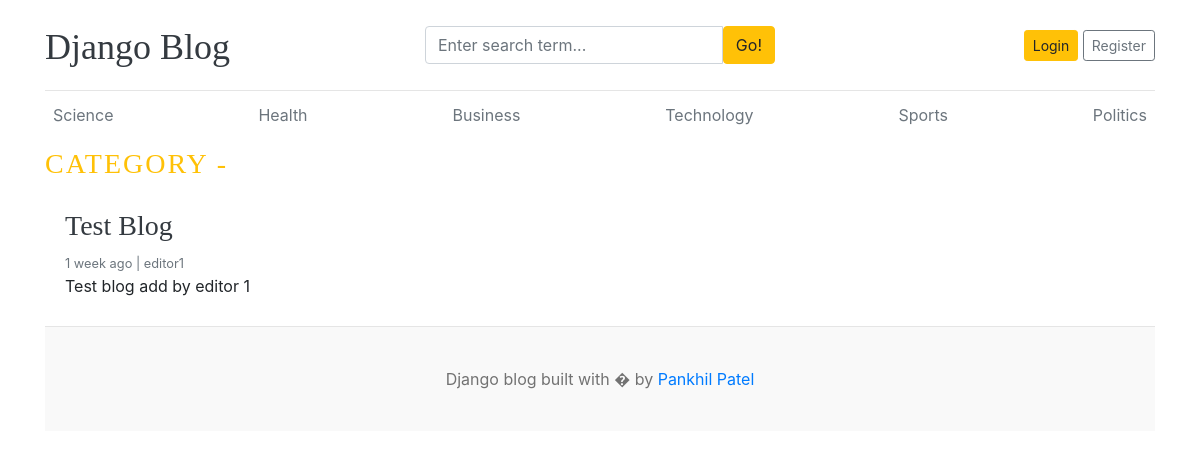
/category/4/, run on an earlier commit of the app's database.
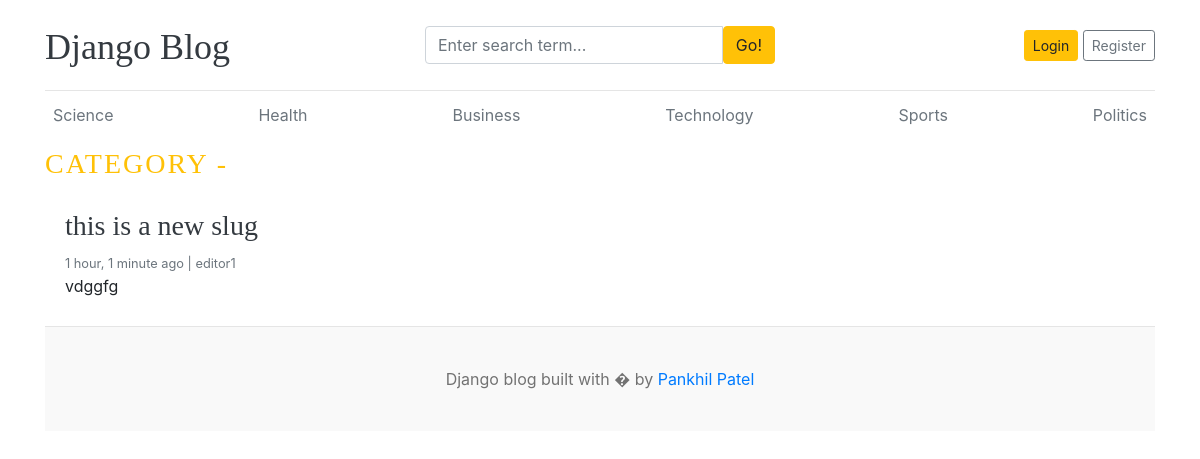
And on a later commit of the database.
### blogs/models.py (models this page shows, shortened)
class Category(models.Model):
    category_name = models.CharField(max_length=50,unique=True)
    created_at = models.DateTimeField(auto_now_add=True)
    updated_at = models.DateTimeField(auto_now=True)
    class Meta:
        verbose_name_plural = 'categories'

class Blog(models.Model):
    title = models.CharField(max_length=100)
    slug = models.SlugField(max_length=150, unique=True,blank=True)
    category = models.ForeignKey(Category, on_delete=models.CASCADE)
    author = models.ForeignKey(User, on_delete=models.CASCADE)
    featured_image = models.ImageField(upload_to='uploads/%Y/%m/%d')
    short_description = models.TextField(max_length=500)
    blog_body = models.TextField(max_length=2000)
    status = models.CharField(max_length=20,choices=STATUS_CHOICES, default="Draft")
    is_featured = models.BooleanField(default=False)
    created_at = models.DateTimeField(auto_now_add=True)
    updated_at = models.DateTimeField(auto_now=True)

### blogs/views.py (the view)
# urls.py: path('<int:category_id>/',views.posts_by_category,name="posts_by_category"),
def posts_by_category(req,category_id):
    posts = Blog.objects.filter(status="Published",category=category_id)
    category = get_object_or_404(Category, pk=category_id)
    context = {
        "posts":posts,
    }
    return render(req,'posts_by_category.html',context)

### blogs/context_processors.py (called while the page is built)
def get_categories(req):
    categories = Category.objects.all()
    return dict(categories=categories)

def get_social_links(req):
    social_link = SocialLink.objects.all()
    return dict(social_link=social_link)

### templates/posts_by_category.html
{% extends 'base.html' %}
{% block content %}
<h3 class="text-uppercase text-warning" style="letter-spacing: 2px;">Category - {{ category}}</h3>
<div class="row mb-2">
    {% if posts %}
    {% for post in posts %}
    <div class="col-md-6">
        <div class="card border-0">
            <div class="card-body">
                <h3><a href="{% url 'blogs' post.slug %}" class="text-dark">{{ post.title }}</a></h3>
                <small class="mb-1 text-muted">{{ post.created_at | timesince}} ago | {{ post.author }}</small>
                <p class="card-text">{{ post.short_description | truncatewords:25 }}</p>
            </div>
        </div>
    </div>
    {% endfor %}
    {% else %}
    <p class="mx-3">No posts Available</p>
    {% endif %}
</div>
{% endblock %}

### templates/base.html (shortened to what this page needs)
{% load static %}
<!DOCTYPE html>
<html lang="en">
<head>
    <link href="https://getbootstrap.com/docs/4.0/dist/css/bootstrap.min.css" rel="stylesheet">
    <link href="{% static 'css/blog.css' %}" rel="stylesheet">
    <link rel="stylesheet" href="https://cdnjs.cloudflare.com/ajax/libs/font-awesome/5.15.2/css/all.min.css" />
</head>
<body>
    <div class="container">
        <header class="blog-header py-3">
            <div class="row flex-nowrap justify-content-between align-items-center">
                <div class="col-4 pt-1">
                    <a class="blog-header-logo text-dark" href="/">Django Blog</a>
                </div>
                <div class="col-4">
                    <form action="{% url 'search' %}" method="get">
                        <div class="input-group">
                            <input class="form-control" value="{{ keyword }}" type="text"
                                placeholder="Enter search term..." aria-label="Enter search term..." name="keyword"
                                aria-describedby="button-search" />
                            <button class="btn btn-warning" id="button-search" type="submit">Go!</button>
                        </div>
                    </form>
                </div>
                <div class="col-4 d-flex justify-content-end align-items-center">
                    {% if not user.is_authenticated %}
                    <a class="btn btn-sm btn-warning" href="{% url 'login' %}">Login</a> &nbsp;
                    <a class="btn btn-sm btn-outline-secondary" href="{% url 'register' %}">Register</a>
                    {% else %}
                    <span><a href="{% url 'dashboard' %}">Dashboard</a></span>
                    &emsp;
                    <span><a href="{% url 'logout' %}">Logout</a></span>
                    {% endif %}
                </div>
            </div>
        </header>
        <div class="nav-scroller py-1 mb-2">
            <nav class="nav d-flex justify-content-between">
                {% for cat in categories %}
                <a class="p-2 text-muted" href="{% url 'posts_by_category' cat.id %}">{{cat.category_name}}</a>
                {% endfor %}
            </nav>
        </div>
        {% block content %}
        {% endblock %}
        <footer class="blog-footer">
            <p>Django blog built with � by <a href="#">Pankhil Patel</a></p>
        </footer>
    </div>
</body>
</html>

What changed in the data, as far as the page shows it:
removed Blog: title "Test Blog", created_at "1 week", author "editor1", short_description "Test blog add by editor 1"
added Blog: title "this is a new slug", created_at "1 hour, 1 minute", author "editor1", short_description "vdggfg"
